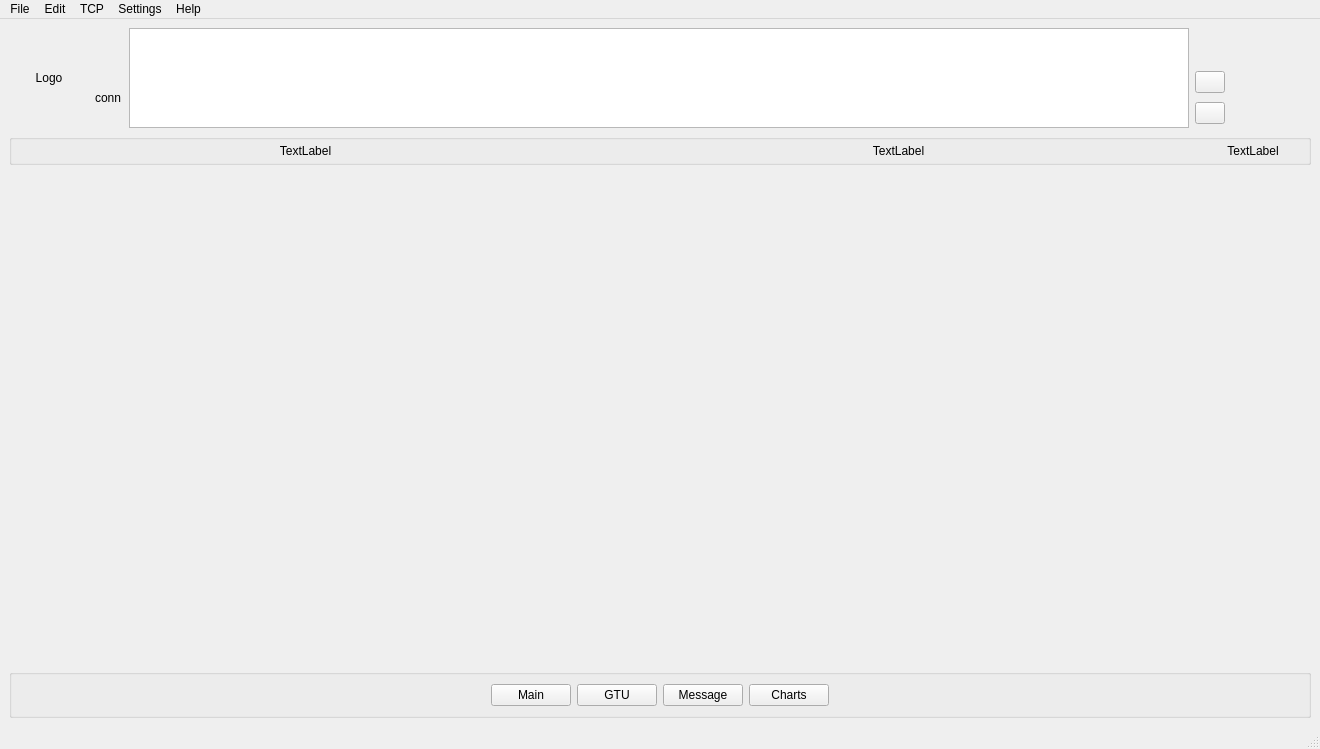
<?xml version="1.0" encoding="UTF-8"?>
<ui version="4.0">
 <class>MainWindow</class>
 <widget class="QMainWindow" name="MainWindow">
  <property name="geometry">
   <rect>
    <x>0</x>
    <y>0</y>
    <width>1320</width>
    <height>749</height>
   </rect>
  </property>
  <property name="windowTitle">
   <string>MainWindow</string>
  </property>
  <widget class="QWidget" name="centralwidget">
   <layout class="QVBoxLayout" name="verticalLayout">
    <item>
     <layout class="QHBoxLayout" name="headerLayout">
      <item>
       <widget class="QLabel" name="label_logo">
        <property name="minimumSize">
         <size>
          <width>80</width>
          <height>0</height>
         </size>
        </property>
        <property name="text">
         <string>Logo</string>
        </property>
        <property name="alignment">
         <set>Qt::AlignmentFlag::AlignCenter</set>
        </property>
       </widget>
      </item>
      <item>
       <layout class="QVBoxLayout" name="verticalLayout_2">
        <item>
         <spacer name="verticalSpacer">
          <property name="orientation">
           <enum>Qt::Orientation::Vertical</enum>
          </property>
          <property name="sizeType">
           <enum>QSizePolicy::Policy::Minimum</enum>
          </property>
          <property name="sizeHint" stdset="0">
           <size>
            <width>20</width>
            <height>40</height>
           </size>
          </property>
         </spacer>
        </item>
        <item>
         <widget class="QLabel" name="label_conn">
          <property name="sizePolicy">
           <sizepolicy hsizetype="Fixed" vsizetype="Preferred">
            <horstretch>0</horstretch>
            <verstretch>0</verstretch>
           </sizepolicy>
          </property>
          <property name="minimumSize">
           <size>
            <width>28</width>
            <height>0</height>
           </size>
          </property>
          <property name="maximumSize">
           <size>
            <width>30</width>
            <height>30</height>
           </size>
          </property>
          <property name="text">
           <string>conn</string>
          </property>
         </widget>
        </item>
       </layout>
      </item>
      <item>
       <widget class="QTableView" name="tableView">
        <property name="sizePolicy">
         <sizepolicy hsizetype="Expanding" vsizetype="Maximum">
          <horstretch>0</horstretch>
          <verstretch>0</verstretch>
         </sizepolicy>
        </property>
        <property name="maximumSize">
         <size>
          <width>16777215</width>
          <height>100</height>
         </size>
        </property>
       </widget>
      </item>
      <item>
       <layout class="QVBoxLayout" name="verticalLayout_3">
        <item>
         <spacer name="verticalSpacer_2">
          <property name="orientation">
           <enum>Qt::Orientation::Vertical</enum>
          </property>
          <property name="sizeType">
           <enum>QSizePolicy::Policy::Minimum</enum>
          </property>
          <property name="sizeHint" stdset="0">
           <size>
            <width>20</width>
            <height>40</height>
           </size>
          </property>
         </spacer>
        </item>
        <item>
         <widget class="QPushButton" name="pb_clearFirst">
          <property name="sizePolicy">
           <sizepolicy hsizetype="Fixed" vsizetype="Fixed">
            <horstretch>0</horstretch>
            <verstretch>0</verstretch>
           </sizepolicy>
          </property>
          <property name="maximumSize">
           <size>
            <width>30</width>
            <height>16777215</height>
           </size>
          </property>
          <property name="text">
           <string/>
          </property>
         </widget>
        </item>
        <item>
         <widget class="QPushButton" name="pb_clearAll">
          <property name="sizePolicy">
           <sizepolicy hsizetype="Fixed" vsizetype="Fixed">
            <horstretch>0</horstretch>
            <verstretch>0</verstretch>
           </sizepolicy>
          </property>
          <property name="maximumSize">
           <size>
            <width>30</width>
            <height>16777215</height>
           </size>
          </property>
          <property name="text">
           <string/>
          </property>
         </widget>
        </item>
       </layout>
      </item>
      <item>
       <widget class="QLabel" name="label_time">
        <property name="minimumSize">
         <size>
          <width>80</width>
          <height>0</height>
         </size>
        </property>
        <property name="text">
         <string/>
        </property>
       </widget>
      </item>
     </layout>
    </item>
    <item>
     <widget class="QGroupBox" name="hgb_panelLabel">
      <property name="sizePolicy">
       <sizepolicy hsizetype="Minimum" vsizetype="Minimum">
        <horstretch>0</horstretch>
        <verstretch>0</verstretch>
       </sizepolicy>
      </property>
      <layout class="QGridLayout" name="gridLayout">
       <property name="leftMargin">
        <number>0</number>
       </property>
       <property name="topMargin">
        <number>0</number>
       </property>
       <property name="rightMargin">
        <number>0</number>
       </property>
       <property name="bottomMargin">
        <number>0</number>
       </property>
       <item row="0" column="1">
        <widget class="QLabel" name="label_STEP_DESCR">
         <property name="sizePolicy">
          <sizepolicy hsizetype="Preferred" vsizetype="Preferred">
           <horstretch>0</horstretch>
           <verstretch>0</verstretch>
          </sizepolicy>
         </property>
         <property name="text">
          <string>TextLabel</string>
         </property>
         <property name="alignment">
          <set>Qt::AlignmentFlag::AlignCenter</set>
         </property>
        </widget>
       </item>
       <item row="0" column="0">
        <widget class="QLabel" name="label_MODE_DESCR">
         <property name="sizePolicy">
          <sizepolicy hsizetype="Preferred" vsizetype="Preferred">
           <horstretch>0</horstretch>
           <verstretch>0</verstretch>
          </sizepolicy>
         </property>
         <property name="text">
          <string>TextLabel</string>
         </property>
         <property name="alignment">
          <set>Qt::AlignmentFlag::AlignCenter</set>
         </property>
        </widget>
       </item>
       <item row="0" column="2">
        <widget class="QLabel" name="label_COUNTDOWN">
         <property name="sizePolicy">
          <sizepolicy hsizetype="Fixed" vsizetype="Preferred">
           <horstretch>0</horstretch>
           <verstretch>0</verstretch>
          </sizepolicy>
         </property>
         <property name="minimumSize">
          <size>
           <width>110</width>
           <height>0</height>
          </size>
         </property>
         <property name="text">
          <string>TextLabel</string>
         </property>
         <property name="alignment">
          <set>Qt::AlignmentFlag::AlignCenter</set>
         </property>
        </widget>
       </item>
      </layout>
     </widget>
    </item>
    <item>
     <widget class="QStackedWidget" name="stackedWidget">
      <property name="sizePolicy">
       <sizepolicy hsizetype="Minimum" vsizetype="Preferred">
        <horstretch>0</horstretch>
        <verstretch>0</verstretch>
       </sizepolicy>
      </property>
      <widget class="QWidget" name="page"/>
      <widget class="QWidget" name="page_2"/>
     </widget>
    </item>
    <item>
     <widget class="QGroupBox" name="gb_button">
      <property name="title">
       <string/>
      </property>
      <layout class="QHBoxLayout" name="horizontalLayout">
       <item>
        <spacer name="horizontalSpacer">
         <property name="orientation">
          <enum>Qt::Orientation::Horizontal</enum>
         </property>
         <property name="sizeHint" stdset="0">
          <size>
           <width>40</width>
           <height>20</height>
          </size>
         </property>
        </spacer>
       </item>
       <item>
        <widget class="QPushButton" name="pb_main">
         <property name="text">
          <string>Main</string>
         </property>
        </widget>
       </item>
       <item>
        <widget class="QPushButton" name="pb_gtu">
         <property name="text">
          <string>GTU</string>
         </property>
        </widget>
       </item>
       <item>
        <widget class="QPushButton" name="pb_events">
         <property name="text">
          <string>Message</string>
         </property>
        </widget>
       </item>
       <item>
        <widget class="QPushButton" name="pb_charts">
         <property name="text">
          <string>Charts</string>
         </property>
        </widget>
       </item>
       <item>
        <spacer name="horizontalSpacer_2">
         <property name="orientation">
          <enum>Qt::Orientation::Horizontal</enum>
         </property>
         <property name="sizeHint" stdset="0">
          <size>
           <width>40</width>
           <height>20</height>
          </size>
         </property>
        </spacer>
       </item>
      </layout>
     </widget>
    </item>
   </layout>
  </widget>
  <widget class="QMenuBar" name="menubar">
   <property name="geometry">
    <rect>
     <x>0</x>
     <y>0</y>
     <width>1320</width>
     <height>22</height>
    </rect>
   </property>
   <widget class="QMenu" name="menuFile">
    <property name="title">
     <string>File</string>
    </property>
    <addaction name="actionQuit"/>
   </widget>
   <widget class="QMenu" name="menuEdit">
    <property name="title">
     <string>Edit</string>
    </property>
    <addaction name="actionSystemLog"/>
    <addaction name="actionStatistics"/>
   </widget>
   <widget class="QMenu" name="menuTCP">
    <property name="title">
     <string>TCP</string>
    </property>
    <addaction name="actionConnect"/>
   </widget>
   <widget class="QMenu" name="menuSettings">
    <property name="title">
     <string>Settings</string>
    </property>
    <addaction name="actionFullScreen_F11"/>
   </widget>
   <widget class="QMenu" name="menuHelp">
    <property name="title">
     <string>Help</string>
    </property>
    <addaction name="actionAbout"/>
    <addaction name="actionAboutQt"/>
   </widget>
   <addaction name="menuFile"/>
   <addaction name="menuEdit"/>
   <addaction name="menuTCP"/>
   <addaction name="menuSettings"/>
   <addaction name="menuHelp"/>
  </widget>
  <widget class="QStatusBar" name="statusbar"/>
  <action name="actionAbout">
   <property name="text">
    <string>About</string>
   </property>
  </action>
  <action name="actionAboutQt">
   <property name="text">
    <string>About Qt</string>
   </property>
  </action>
  <action name="actionSystemLog">
   <property name="text">
    <string>System Log</string>
   </property>
  </action>
  <action name="actionQuit">
   <property name="text">
    <string>Quit</string>
   </property>
  </action>
  <action name="actionConnect">
   <property name="text">
    <string>Connect</string>
   </property>
  </action>
  <action name="actionStatistics">
   <property name="text">
    <string>Statistics</string>
   </property>
  </action>
  <action name="actionFullScreen_F11">
   <property name="text">
    <string>FullScreen F11</string>
   </property>
  </action>
 </widget>
 <resources/>
 <connections/>
</ui>
